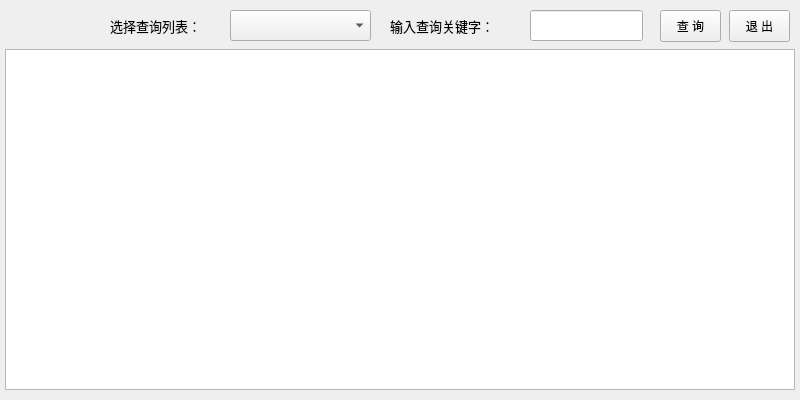
<?xml version="1.0" encoding="UTF-8"?>
<ui version="4.0">
 <class>MainWindow</class>
 <widget class="QMainWindow" name="MainWindow">
  <property name="geometry">
   <rect>
    <x>0</x>
    <y>0</y>
    <width>800</width>
    <height>400</height>
   </rect>
  </property>
  <property name="windowTitle">
   <string>学生信息查询</string>
  </property>
  <widget class="QWidget" name="centralwidget">
   <widget class="QPushButton" name="pushButton_4">
    <property name="geometry">
     <rect>
      <x>660</x>
      <y>10</y>
      <width>61</width>
      <height>32</height>
     </rect>
    </property>
    <property name="text">
     <string>查 询</string>
    </property>
   </widget>
   <widget class="QTableView" name="tableView">
    <property name="geometry">
     <rect>
      <x>5</x>
      <y>49</y>
      <width>790</width>
      <height>341</height>
     </rect>
    </property>
   </widget>
   <widget class="QPushButton" name="pushButton_5">
    <property name="geometry">
     <rect>
      <x>729</x>
      <y>10</y>
      <width>61</width>
      <height>32</height>
     </rect>
    </property>
    <property name="text">
     <string>退 出</string>
    </property>
   </widget>
   <widget class="QLabel" name="label">
    <property name="geometry">
     <rect>
      <x>110</x>
      <y>10</y>
      <width>111</width>
      <height>31</height>
     </rect>
    </property>
    <property name="font">
     <font>
      <pointsize>10</pointsize>
      <kerning>true</kerning>
     </font>
    </property>
    <property name="text">
     <string>选择查询列表：</string>
    </property>
   </widget>
   <widget class="QComboBox" name="comboBox">
    <property name="geometry">
     <rect>
      <x>230</x>
      <y>10</y>
      <width>141</width>
      <height>31</height>
     </rect>
    </property>
   </widget>
   <widget class="QLabel" name="label_2">
    <property name="geometry">
     <rect>
      <x>390</x>
      <y>10</y>
      <width>131</width>
      <height>31</height>
     </rect>
    </property>
    <property name="font">
     <font>
      <pointsize>10</pointsize>
      <kerning>true</kerning>
     </font>
    </property>
    <property name="text">
     <string>输入查询关键字：</string>
    </property>
   </widget>
   <widget class="QLineEdit" name="lineEdit">
    <property name="geometry">
     <rect>
      <x>530</x>
      <y>10</y>
      <width>113</width>
      <height>31</height>
     </rect>
    </property>
   </widget>
  </widget>
 </widget>
 <resources/>
 <connections/>
</ui>
